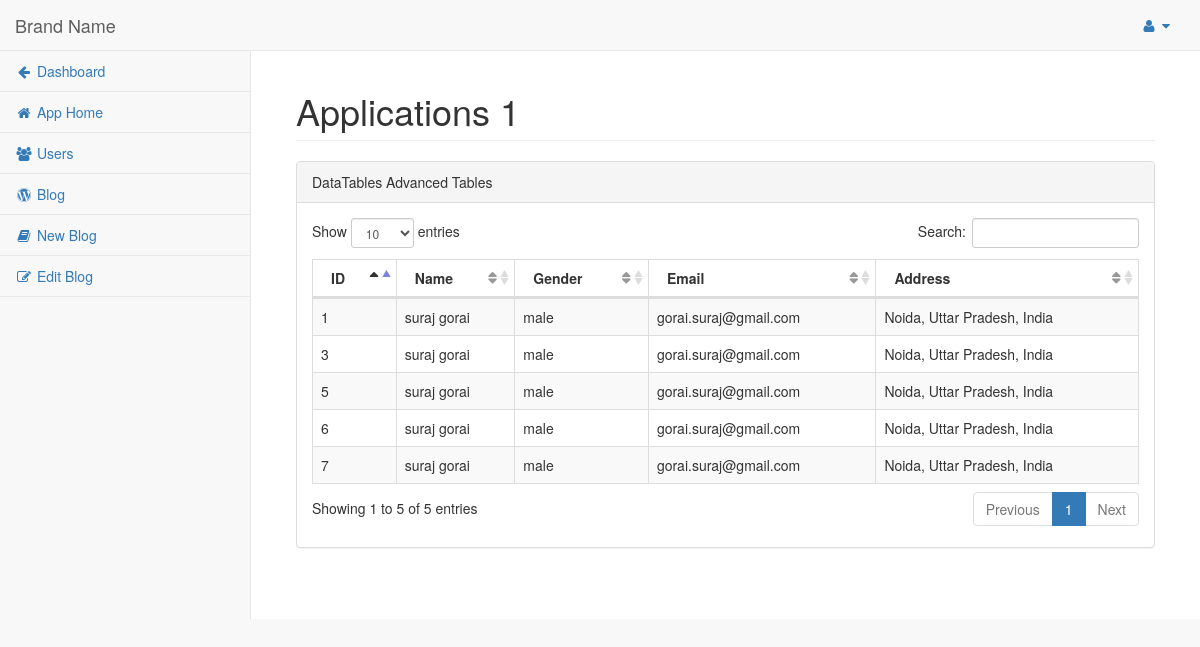
Screenshot of /pages/application_1/usersinfo.php (signed in) with the database file from the repository.
### tables this page shows
CREATE TABLE `app1_users` (
  `userid` int(11) NOT NULL,
  `phone_unique_id` varchar(100) NOT NULL,
  `fname` varchar(100) NOT NULL,
  `lname` varchar(100) NOT NULL,
  `gender` varchar(50) NOT NULL,
  `email` varchar(200) NOT NULL,
  `phone` varchar(50) NOT NULL,
  `address` varchar(500) NOT NULL,
  `notid` varchar(250) NOT NULL,
  `notid_status` tinyint(1) NOT NULL
);

### pages/application_1/includephp/fetchusers.php (called while the page is built, shortened)
<?php
    $sql = "SELECT `userid`,`fname`,`lname`,`gender`,`email`,`address` FROM `app1_users` ORDER BY userid DESC;";
    $result = mysqli_query($db, $sql);
    $count = mysqli_num_rows($result);
    if ($count >= 1) {
        $userinfo = $result;
    } else if ($count == 0) {
        $userinfo = "Data not found!!!";
        echo "<script type='text/javascript'> testtoast(); </script>";
    }
?>

### pages/application_1/usersinfo.php (the view, shortened to what this page needs)
<?php
    include '../session.php';
    include "includephp/fetchusers.php";
?>
<!DOCTYPE html>
<html lang="en">
<head>
    <link href="../../vendor/bootstrap/css/bootstrap.min.css" rel="stylesheet">
    <link href="../../vendor/metisMenu/metisMenu.min.css" rel="stylesheet">
    <link href="../../vendor/font-awesome/css/font-awesome.min.css" rel="stylesheet" type="text/css">
    <link href="../../dist/common/sb-admin-2.css" rel="stylesheet">
    <link href="../../dist/common/style.css" rel="stylesheet" type="text/css">
    <link href="../../vendor/datatables-plugins/dataTables.bootstrap.css" rel="stylesheet">
    <link href="../../vendor/datatables-responsive/dataTables.responsive.css" rel="stylesheet">
</head>
<body>
    <div id="wrapper">
        <nav class="navbar navbar-default navbar-static-top" role="navigation" style="margin-bottom: 0">
            <div class="navbar-header">
                <a class="navbar-brand" href="index.html">Brand Name</a>
            </div>
            <ul class="nav navbar-top-links navbar-right">
                <li class="dropdown fr">
                    <a class="dropdown-toggle" data-toggle="dropdown" href="#">
                        <i class="fa fa-user fa-fw"></i> <i class="fa fa-caret-down"></i>
                    </a>
                </li>
            </ul>
            <div class="navbar-default sidebar" role="navigation">
                <div class="sidebar-nav navbar-collapse">
                    <ul class="nav" id="side-menu">
                        <li>
                            <a href="../launch"><i class="fa fa-arrow-left  fa-fw"></i> Dashboard</a>
                        </li>
                        <li>
                            <a href="../application_1"><i class="fa fa-home fa-fw"></i> App Home</a>
                        </li>
                        <li>
                            <a href="usersinfo"><i class="fa fa-users  fa-fw"></i> Users</a>
                        </li>
                        <li>
                            <a href="blog"><i class="fa fa-wordpress  fa-fw"></i> Blog</a>
                        </li>
                        <li>
                            <a href="newblog"><i class="fa fa-book  fa-fw"></i> New Blog</a>
                        </li>
                        <li>
                            <a href="editblog"><i class="fa fa-edit  fa-fw"></i> Edit Blog</a>
                        </li>
                    </ul>
                </div>
            </div>
        </nav>
        <div id="page-wrapper">
            <div class="container-fluid">
                <div class="row">
                    <div class="col-lg-12">
                        <h1 class="page-header">Applications 1</h1>
                    </div>
                </div>
                <div class="row">
                <div class="col-lg-12">
                    <div class="row">
                <div class="col-lg-12">
                    <div class="panel panel-default">
                        <div class="panel-heading">
                            DataTables Advanced Tables
                        </div>
                        <div class="panel-body">
                            <table width="100%" class="table table-striped table-bordered table-hover" id="dataTables-example">
                                <thead>
                                    <tr>
                                        <th>ID</th>
                                        <th>Name</th>
                                        <th>Gender</th>
                                        <th>Email</th>
                                        <th>Address</th>
                                    </tr>
                                </thead>
                                <tbody>
                                <?php
                                while ( $row = mysqli_fetch_array($userinfo, MYSQLI_ASSOC)){
                                ?>
                                    <tr class="gradeX">
                                        <td class="center"><?php echo $row['userid']; ?></td>
                                        <td class="center"><?php echo $row['fname']; ?> <?php echo $row['lname']; ?></td>
                                        <td class="center"><?php echo $row['gender']; ?></td>
                                        <td class="center"><?php echo $row['email']; ?></td>
                                        <td class="center"><?php echo $row['address']; ?></td>
                                    </tr>
                                    <?php
                               }
                                ?>
                                </tbody>
                            </table>
                        </div>
                    </div>
                </div>
            </div>
                </div>
        </div>
    </div>
    <link href="../../dist/toast/jquery.toast.min.css" rel="stylesheet">
</body>
</html>

### rows the page displays
app1_users: userid "7", fname "suraj", lname "gorai", gender "male", email "gorai.suraj@gmail.com", address "Noida, Uttar Pradesh, India"
app1_users: userid "6", fname "suraj", lname "gorai", gender "male", email "gorai.suraj@gmail.com", address "Noida, Uttar Pradesh, India"
app1_users: userid "5", fname "suraj", lname "gorai", gender "male", email "gorai.suraj@gmail.com", address "Noida, Uttar Pradesh, India"
app1_users: userid "3", fname "suraj", lname "gorai", gender "male", email "gorai.suraj@gmail.com", address "Noida, Uttar Pradesh, India"
app1_users: userid "1", fname "suraj", lname "gorai", gender "male", email "gorai.suraj@gmail.com", address "Noida, Uttar Pradesh, India"
